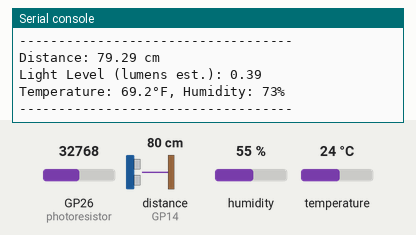
Simulated run of this program. Board: Raspberry Pi Pico running MicroPython. On the bench: the last lines printed to the serial console. The inputs (shaded band) are chosen by the test bench; at power-on: distance to the obstacle (sensor on GP14) 80 cm, humidity 55 %, GP26 (photoresistor) = 32768, temperature 24 °C (analog values on the 0–65535 scale). The echo pulse lasts 58.3 µs per cm.

Above: at 1.2 s.
1.3 s: distance to the obstacle (sensor on GP14) set to 2 cm
2.8 s: humidity set to 22 %
At 3.9 s:
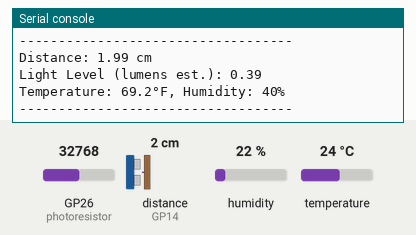
4.3 s: GP26 (photoresistor) set to 45874
At 5.6 s:
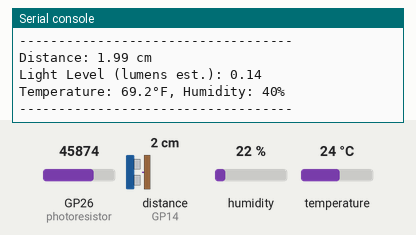
5.8 s: temperature set to 12 °C
At 6.8 s:
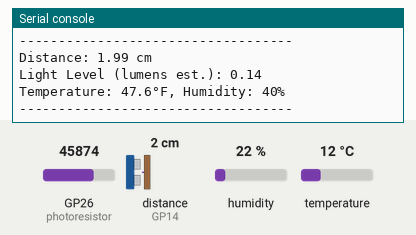
7.3 s: distance to the obstacle (sensor on GP14) set to 4 cm
8.8 s: GP26 (photoresistor) set to 60655
At 10.1 s:
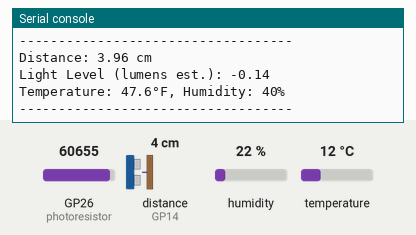
Timing chart, 0 to 11.3 s (numbered marks = the images above; inputs shaded):
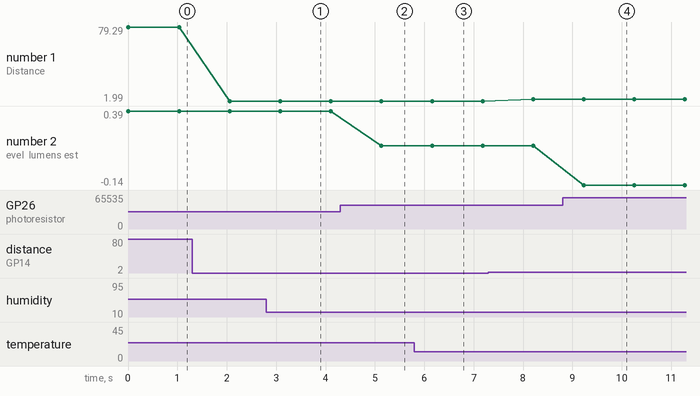

Measured:
- after the input at 2.8 s, the serial console: prints a new line after 0.31 s (image 1)
- after the input at 4.3 s, the serial console: prints a new line after 0.83 s (image 2)
- after the input at 5.8 s, the serial console: prints a new line after 0.38 s (image 3)
- after the input at 8.8 s, the serial console: prints a new line after 0.43 s (image 4)
- plotted number 1: 79.29 → 1.99 after the input at 1.3 s, 1.99 → 3.96 after the input at 7.3 s
- plotted number 2: 0.39 → 0.14 after the input at 4.3 s, 0.14 → -0.14 after the input at 8.8 s

The program:

AllTest.py
```python
from machine import Pin, ADC, time_pulse_us
import dht
import time

# --- Constants ---
SOUND_SPEED = 340  # m/s
TRIG_PULSE_DURATION_US = 5
MAX_DURATION_TIMEOUT = 60000

# --- Pin Setup ---
trig_pin = Pin(15, Pin.OUT)
echo_pin = Pin(14, Pin.IN)
photoresistor = ADC(Pin(26))        # GP26 (ADC0)
temphum = dht.DHT11(Pin(13))        # DHT11 on GP13

while True:
    # --- Ultrasonic ---
    trig_pin.value(0)
    time.sleep_us(2)
    trig_pin.value(1)
    time.sleep_us(TRIG_PULSE_DURATION_US)
    trig_pin.value(0)

    duration = time_pulse_us(echo_pin, 1, MAX_DURATION_TIMEOUT)
    if duration <= 0:
        print("Distance: Out of range or no echo")
    else:
        distance_cm = SOUND_SPEED * duration / 20000
        print(f"Distance: {distance_cm:.2f} cm")

    # --- Photoresistor ---
    raw = photoresistor.read_u16()
    voltage = raw * 3.3 / 65535
    lumens = voltage * -0.38 + 1.0204
    print(f"Light Level (lumens est.): {lumens:.2f}")

    # --- DHT11 Temp & Humidity ---
    try:
        temphum.measure()
        temperature = temphum.temperature()
        humidity = temphum.humidity()
        print(f"Temperature: {temperature*9/5+32-6}°F, Humidity: {humidity+18}%")
    except Exception as e:
        print("DHT11 error:", e)

    print("-" * 35)
    time.sleep(1)
```
